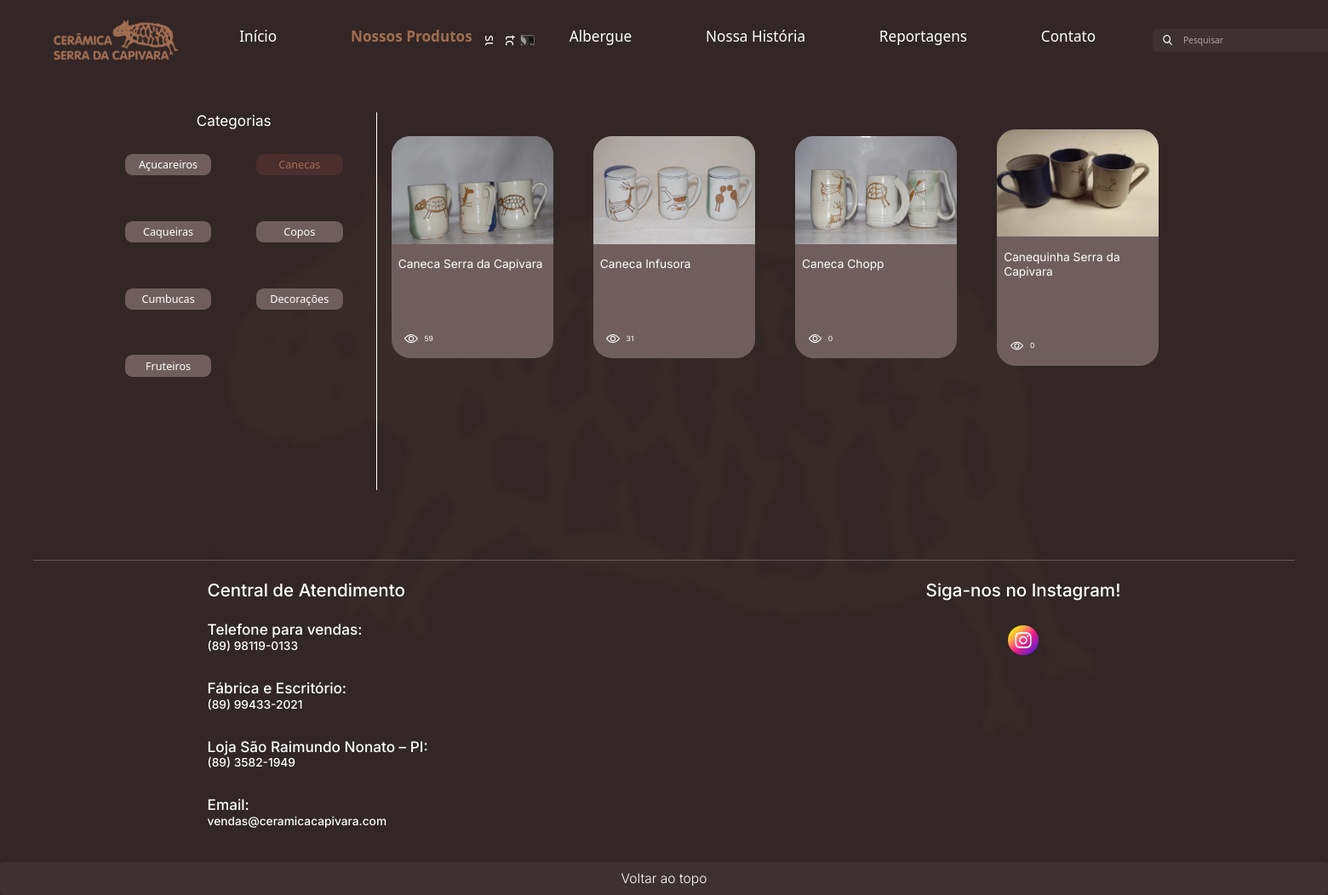
Before: /produtos/29/ with the older database file.
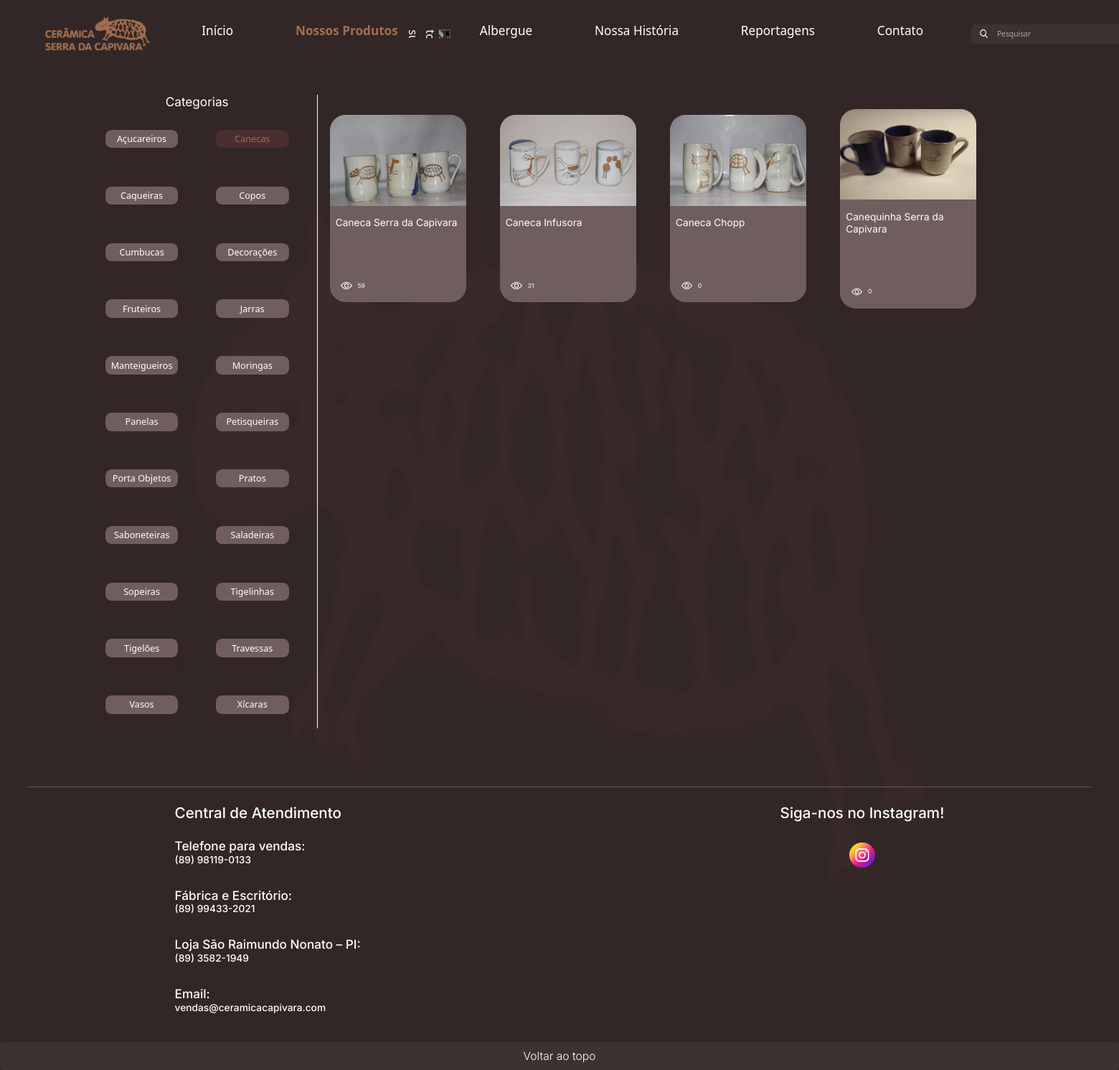
After: the same page with the newer database file.
### gestao/models.py (models this page shows, shortened)
class Category(models.Model):
    name = models.CharField(max_length=100, unique=True)
    photo = models.ImageField(upload_to='categorias_fotos/', blank=False, default='null')

class Product(models.Model):
    name = models.CharField(max_length=200, unique=True)
    code = models.CharField(max_length=50, unique=True)
    size = models.CharField(max_length=255)
    category = models.ForeignKey(
        Category,
        on_delete=models.SET_NULL,
        null=True,
        blank = True,
        )
    views = models.PositiveIntegerField(default=0)
    photos = models.JSONField(default=list, blank=False)

### backend/views.py (the view)
# urls.py: path('produtos/<int:category_id>/', views.produtos, name='produtos'),
def produtos(request, category_id=None):
    if category_id is None:
        category_id = Category.objects.first()
        return redirect('produtos', category_id=category_id.id)
    category = get_object_or_404(Category, id=category_id)
    products = Product.objects.filter(category=category).order_by('-views')
    categories = Category.objects.all().order_by('name')
    context = {
        'categories': categories,
        'products': products,
        'category': category,
    }
    return render(request, 'produtos.html', context)

### backend/templates/produtos.html (shortened to what this page needs)
{% extends "base.html" %} {% load static %}
    {% block css %}
    <link
      rel="stylesheet"
      type="text/css"
      href="{% static 'css/galeria.css' %}"
    />
    {% endblock %}
    {% block 'dashboard' %}
    <div class="category-button-container">
      <div>
        <h1 class="category-text-buttons-container s20">Categorias</h1>
        <div class="category-button-container-vertical">
          {% for categoria in categories %} {% if categoria.id == category.id %}
          <a>
            <button class="category-button-disabled" aria-disabled="true">
              {{ categoria.name }}
            </button>
          </a>
          {% else %}
          <a href="{% url 'produtos' category_id=categoria.id %}">
            <button class="category-button">{{ categoria.name }}</button>
          </a>
          {% endif %} {% endfor %}
        </div>
      </div>
      <div class="product-container">
        <div class="product-horizontal">
          {% for product in products %}
          <div class="product-vertical">
            <a
              href="{% url 'produto' category_id=category.id product_id=product.id %}"
            >
              <div class="product-card" data-product-id="{{ product.id }}">
                {% if product.photos %}
                <img
                  src="../../media/{{ product.photos.0 }}"
                  alt="Imagem de {{ product.name }}"
                  class="product-photo-card"
                />
                {% else %}
                <p>Sem Imagens</p>
                {% endif %}
                <h3 class="product-text unselectable s16">
                  {{ product.name }}
                </h3>
                <div class="views-horizontal">
                  <img
                    src="../../media/icon/view.svg"
                    class="view-icon-img unselectable"
                    alt="view icon"
                  />
                  <h7 class="product-views-text unselectable s10"
                    >{{ product.views }}</h7
                  >
                </div>
              </div>
            </a>
          </div>
          {% endfor %}
        </div>
      </div>
    </div>
    <div id="react-footer"></div>
    {% endblock %}

### templates/base.html (shortened to what this page needs)
{% load static %}
<!DOCTYPE html>
<html lang="pt-br">
  <head>
    {% block css %} {% endblock %}
    <link
      rel="stylesheet"
      type="text/css"
      href="{% static 'css/variables.css' %}"
    />
    <link
      rel="stylesheet"
      type="text/css"
      href="{% static 'css/atributos.css' %}"
    />
    <link
      rel="stylesheet"
      type="text/css"
      href="{% static 'css/buttons.css' %}"
    />
    <link
      rel="stylesheet"
      type="text/css"
      href="{% static 'css/carrinho.css' %}"
    />
    <link
      rel="stylesheet"
      type="text/css"
      href="{% static 'css/fontes.css' %}"
    />
    <link
      rel="stylesheet"
      type="text/css"
      href="{% static 'css/footer.css' %}"
    />
    <link
      rel="stylesheet"
      type="text/css"
      href="{% static 'css/forms.css' %}"
    />
    <link
      rel="stylesheet"
      type="text/css"
      href="{% static 'css/galeria.css' %}"
    />
    <link
      rel="stylesheet"
      type="text/css"
      href="{% static 'css/header.css' %}"
    />
    <link rel="stylesheet" type="text/css" href="{% static 'css/load.css' %}" />
    <link
      rel="stylesheet"
      type="text/css"
      href="{% static 'css/produtos.css' %}"
    />
    <link
      href="https://cdn.jsdelivr.net/npm/bootstrap@5.3.3/dist/css/bootstrap.min.css"
      rel="stylesheet"
    />
    <link rel="stylesheet" href="{% static 'clientes/css/home.css' %}" />
  </head>
  <body class="background">
    {% block header %}
    <img src="{% static 'logo-grande.png' %}" class="bg-logo" />
    <div id="react-header"></div>
    {% endblock %} {% block 'dashboard' %} {% endblock %}
  </body>
</html>

### static/css/galeria.css (style rules this page uses)
.background { width: 100%; height: 100%; background-color: var(--fundo); }
.bg-logo { position: fixed; width: 100%; height: 100%; scale: 0.7; filter: opacity(0.05); pointer-events: none; z-index: -1; }
.unselectable { user-select: none; }

### static/css/variables.css (style rules this page uses)
:root { --fundo: #322626; --texto: #ffffff; --texto-hover: #9f8272; --texto-click: #a26e51; --placeholder: #b0a4a3; --destaque: #3e3131; --botao-off: #705e5e; --botao-hover: #5c4646; --botao-click: #4b2e2e; --font-family: "Inter"; }

### static/css/footer.css (style rules this page uses)
#react-footer { width: 100%; }

### static/css/header.css (style rules this page uses)
#react-header { position: sticky; z-index: 10 !important; top: 0; background-color: var(--fundo); width: 100%; max-width: 100%; display: flex !important; align-items: center !important; }

### static/css/produtos.css (style rules this page uses)
.product-card { background-color: var(--botao-off); border-radius: 1.4vmax; display: flex; flex-direction: column; min-height: 12.2vmax; cursor: pointer; }
.product-text { margin-left: 0vmax; color: var(--texto); font-family: "Inter"; font-weight: 400; width: 100%; max-width: 12.2vmax; text-align: left; padding-left: 0.5rem; padding-right: 0.5rem; text-wrap: wrap; }
.product-views-text { margin-left: -0.5rem; color: var(--texto); font-family: "Inter"; font-weight: 400; width: 100%; text-align: left; padding-left: 1vmax; text-wrap: wrap; }
.views-horizontal { display: flex; flex-direction: row; flex-wrap: nowrap; gap: 0vmax; align-items: center; padding-left: 1vmax; padding-top: 4.07vmax; padding-bottom: 1vmax; }
.view-icon-img { width: 1vmax; fill: var(--texto); filter: invert(100%) sepia(100%) saturate(0%) hue-rotate(288deg) brightness(102%) contrast(102%); }
.product-photo-card { height: 8.13vmax; width: 12.2vmax; max-width: 12.2vmax; margin-bottom: 1vmax; border-radius: 1.4vmax 1.4vmax 0 0; z-index: 0; }
.product-container { width: 60vmax; height: 28.47vmax; overflow: scroll; }
.product-horizontal { display: grid; grid-template-columns: repeat(auto-fill, minmax(calc(25% - 0.81vmax), 1fr)); gap: 0.81vmax; row-gap: 2.44vmax; padding-left: 0em; padding-right: 0vmax; margin-top: 0; min-width: 100%; width: 100%; justify-content: start; }
.product-vertical { display: flex; flex-direction: column; box-sizing: border-box; align-items: center; justify-content: center; margin-left: 0vmax; }
.category-text-buttons-container { font-family: "Inter"; font-style: regular; font-weight: 400; color: var(--texto); }
.category-button-container { display: flex; flex-direction: row; flex-wrap: wrap; gap: 0vmax; padding-left: 8.13vmax; padding-right: 8.13vmax; margin-top: 1.63vmax; height: auto; width: 100%; text-align: center; }
.category-button-container-vertical { display: grid; grid-template-columns: repeat(2, 1fr); gap: 0.81vmax; width: auto; height: fit-content; }
.category-button { width: 6.51vmax; height: 1.63vmax; font-size: 0.81vmax; border: none; border-radius: 0.22vmax; background-color: var(--botao-off); color: var(--texto); cursor: pointer; border-radius: 0.56vmax; }
.category-button-disabled { width: 6.51vmax; height: 1.63vmax; font-size: 0.81vmax; border: none; border-radius: 0.22vmax; background-color: var(--botao-click); color: var(--texto-click); border-radius: 0.56vmax; cursor: default; pointer-events: none; }

### static/css/home.css (style rules this page uses)
h1 { text-align: center; }
a { color: white; text-decoration: none; padding: 20px; }

Changed rows visible on the page:
added Category: name "Jarras"
added Category: name "Manteigueiros"
added Category: name "Moringas"
added Category: name "Panelas"
added Category: name "Petisqueiras"
added Category: name "Porta Objetos"
added Category: name "Pratos"
added Category: name "Saboneteiras"
added Category: name "Saladeiras"
added Category: name "Sopeiras"
added Category: name "Tigelinhas"
added Category: name "Tigelões"
added Category: name "Travessas"
added Category: name "Vasos"
added Category: name "Xícaras"
